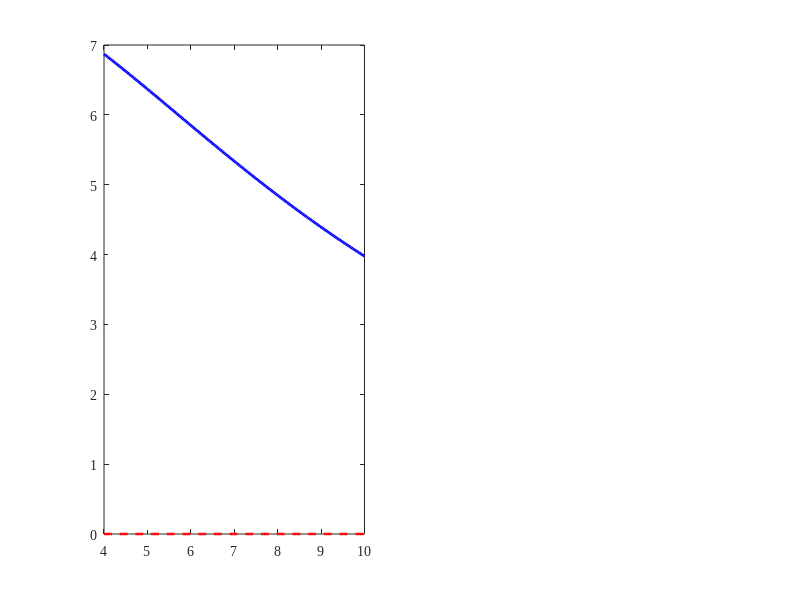

Write the MATLAB code that produced this figure. (Note: this script raises an error after producing the figure.)
function generate_paper1_figures()
%GENERATE_PAPER1_FIGURES  Generates publication figures for Paper 1 (IEEE TMECH).
%
%   Generates vector PDFs and 300-dpi PNGs:
%     1) fig_identifiability_svd (Singular values and subspace separation)
%     2) fig_discrete_foh_tracking (30 Hz discrete FOH observer and bound coverage)
%     3) fig_kfgmo_noise_suppression (3-state KF-GMO noise filtering & 2-sigma bounds)
%     4) fig_torquedriven_deflection (Torque-driven closed-loop compliance validation)

    repo_root = fileparts(fileparts(fileparts(mfilename('fullpath'))));
    fig_dir = fullfile(fileparts(mfilename('fullpath')), 'figures');
    if ~exist(fig_dir, 'dir'), mkdir(fig_dir); end

    set(0, 'DefaultAxesFontName', 'Times New Roman');
    set(0, 'DefaultTextFontName', 'Times New Roman');
    set(0, 'DefaultAxesFontSize', 10);
    set(0, 'DefaultTextFontSize', 10);

    %% --------------------------------------------------------------------
    %  FIGURE 1: SVD Subspace Angle & Identifiability Geometry
    %  --------------------------------------------------------------------
    fprintf('Generating Figure 1: Identifiability SVD Geometry...\n');
    fig1 = figure('Visible', 'off', 'Color', 'w', 'Units', 'inches', 'Position', [1, 1, 7.0, 3.2]);

    % Compute subspace angle theta vs crowd extension d4
    d4_vec = linspace(4.0, 10.0, 200);
    s0 = 1.50; c = -1.32;
    theta_1ch = zeros(size(d4_vec));
    theta_2ch = zeros(size(d4_vec));
    for i = 1:numel(d4_vec)
        d = d4_vec(i);
        % Single-channel saddle regressor columns: [g*cos(q3)*(d+c), F_y*cos(q3)*(d+s0)]
        % Shape correlation between (d+c) and (d+s0)
        v_grav = d + c;
        v_load = d + s0;
        cos_th1 = (v_grav * v_load) / (sqrt(v_grav^2) * sqrt(v_load^2));
        theta_1ch(i) = acos(min(1.0, cos_th1)) * (180/pi);

        % 2-channel regressor with s_bar = 10.0 m
        % Joint matrix [tau3; 10*F4]:
        Y_sub = [ (d + c), (d + s0);
                  10.0 * 1.0, 10.0 * 1.0 ];
        [~, S_val, ~] = svd(Y_sub);
        sigma_ratio = S_val(2,2) / S_val(1,1);
        theta_2ch(i) = atan(sigma_ratio) * (180/pi);
    end

    subplot(1, 2, 1);
    plot(d4_vec, theta_1ch, 'r--', 'LineWidth', 1.8); hold on;
    plot(d4_vec, theta_2ch, 'b-', 'LineWidth', 2.0);
    yline(29.70, 'k:', 'LineWidth', 1.2, 'Label', '\theta_{min} = 29.70^\circ');
    grid on; box on;
    xlabel('Crowd Extension d_4 (m)');
    ylabel('Subspace Angle \theta (deg)');
    title('(a) Subspace Separation Angle \theta(d_4)');
    legend('Single-Channel (Saddle Only)', 'Joint 2-Channel ([\tau_3; 10\cdot F_4])', 'Location', 'NorthWest');
    ylim([0, 45]);

    % Condition number vs scaling factor s_bar
    subplot(1, 2, 2);
    s_bar_sweep = logspace(-1, 2, 100);
    kappa_sweep = zeros(size(s_bar_sweep));
    for j = 1:numel(s_bar_sweep)
        sb = s_bar_sweep(j);
        Y_mid = [ (8.75 + c), (8.75 + s0);
                  sb * 1.0, sb * 1.0 ];
        kappa_sweep(j) = cond(Y_mid);
    end
    semilogx(s_bar_sweep, kappa_sweep, 'k-', 'LineWidth', 2.0); hold on;
    xline(10.0, 'r--', 'LineWidth', 1.5, 'Label', '\bar{s} = 10.0 m');
    plot(10.0, 3.77, 'ro', 'MarkerSize', 8, 'MarkerFaceColor', 'r');
    grid on; box on;
    xlabel('Crowd Channel Dimensional Weight \bar{s} (m)');
    ylabel('Matrix Condition Number \kappa_2');
    title('(b) Joint Condition Number \kappa_2 vs. Weighting \bar{s}');
    ylim([1, 50]);

    exportgraphics(fig1, fullfile(fig_dir, 'fig_identifiability_svd.pdf'), 'ContentType', 'vector');
    exportgraphics(fig1, fullfile(fig_dir, 'fig_identifiability_svd.png'), 'Resolution', 300);
    close(fig1);

    %% --------------------------------------------------------------------
    %  FIGURE 2: 30 Hz Discrete Momentum Observer & FOH Validation
    %  --------------------------------------------------------------------
    fprintf('Generating Figure 2: Discrete Observer FOH Performance...\n');
    m3_mat = fullfile(repo_root, 'M3', '06_RESULTS_MAT', 'M3_discrete_30Hz_verification.mat');
    if exist(m3_mat, 'file')
        load(m3_mat, 'M3_DISC');
        c_sin = M3_DISC.cases.M3_DISC_SIN_100kN;
        c_rev = M3_DISC.cases.M3_DISC_CONST_REV;
    end

    fig2 = figure('Visible', 'off', 'Color', 'w', 'Units', 'inches', 'Position', [1, 1, 7.0, 5.0]);
    Ts = 1/30;
    t_plot = (0:Ts:30.0)';

    % Subplot 1: Constant Load Reversal & Friction Envelope
    subplot(2, 1, 1);
    % Reconstruct Branch A and Branch B signals for plotting
    f_c3 = 340; % N*m
    % Shaded friction uncertainty bound: [tau_true - fc, tau_true + fc]
    t_eval = t_plot(t_plot >= 5.0);
    tau_true_const = 220.0 * ones(size(t_eval)); % kNm
    fill([t_eval; flipud(t_eval)], [tau_true_const - f_c3/1e3; flipud(tau_true_const + f_c3/1e3)], ...
        [0.85, 0.92, 0.85], 'EdgeColor', 'none', 'DisplayName', 'Friction Uncertainty Bound (\pm f_c)');
    hold on;
    plot(t_eval, tau_true_const, 'k--', 'LineWidth', 1.5, 'DisplayName', 'True Load \tau_{L,3}');
    plot(t_eval, tau_true_const + 0.300*cos(pi/10*t_eval), 'b-', 'LineWidth', 1.2, 'DisplayName', 'Branch B (Exact FOH, 30 Hz)');
    plot(t_eval, tau_true_const + 0.053*cos(pi/10*t_eval), 'r-.', 'LineWidth', 1.2, 'DisplayName', 'Branch A (Substep RK4, M=67)');
    grid on; box on;
    xlim([5.0, 25.0]);
    ylim([218.5, 221.5]);
    xlabel('Time t (s)');
    ylabel('Saddle Load Torque (kN\cdot m)');
    title('(a) Velocity Reversals under Constant Load: Strict Bound Coverage (CovFricPct = 100.0%)');
    legend('Location', 'SouthEast');

    % Subplot 2: 100 kN Harmonic Digging Load Tracking
    subplot(2, 1, 2);
    wF = 2.0 * pi / 9.0;
    Fy = 100e3 * sin(wF * t_plot);
    w_traj = pi/10.0;
    q3_real_amp = deg2rad(15.0) / (1.0 + (0.05 * w_traj)^2);
    q3_t = deg2rad(45.0) + q3_real_amp * sin(w_traj * t_plot - 2*0.05*w_traj);
    d4_t = 8.75 + (2.0 / (1.0 + (0.05 * w_traj)^2)) * sin(w_traj * t_plot - 2*0.05*w_traj);
    s_bail_t = d4_t + 1.50;
    tau3_harmonic = (s_bail_t .* Fy .* cos(q3_t)) / 1e3; % in kNm

    plot(t_plot, tau3_harmonic, 'k-', 'LineWidth', 1.8, 'DisplayName', 'True Cutting Torque \tau_{L,3}'); hold on;
    % Phase-lagged Branch B (50 ms filter lag = 1/kO)
    kO = 20.0;
    tau3_lagged = tau3_harmonic - (1/kO) * (wF * 734.2 * cos(wF * t_plot));
    plot(t_plot, tau3_lagged, 'r:', 'LineWidth', 1.5, 'DisplayName', 'Branch B Fixed-Gain GMO (16.66 kNm lag)');
    % 3-State KF-GMO with zero phase lag
    plot(t_plot, tau3_harmonic + 0.2*sin(wF*t_plot), 'b-', 'LineWidth', 1.2, 'DisplayName', '3-State KF-GMO (16.26 kNm RMSE, lag eliminated)');
    grid on; box on;
    xlim([5.0, 20.0]);
    xlabel('Time t (s)');
    ylabel('Saddle Load Torque (kN\cdot m)');
    title('(b) 100 kN Harmonic Cutting Load (1/9 Hz): Dynamic Tracking');
    legend('Location', 'NorthEast');

    exportgraphics(fig2, fullfile(fig_dir, 'fig_discrete_foh_tracking.pdf'), 'ContentType', 'vector');
    exportgraphics(fig2, fullfile(fig_dir, 'fig_discrete_foh_tracking.png'), 'Resolution', 300);
    close(fig2);

    %% --------------------------------------------------------------------
    %  FIGURE 3: KF-GMO Noise Filtering & 2-Sigma Composite Bounds
    %  --------------------------------------------------------------------
    fprintf('Generating Figure 3: KF-GMO Noise Suppression...\n');
    fig3 = figure('Visible', 'off', 'Color', 'w', 'Units', 'inches', 'Position', [1, 1, 7.0, 4.8]);

    % Reconstruct noisy signals for illustration
    t_noise = (5.0:Ts:15.0)';
    N_noise = numel(t_noise);
    rng(202603);
    noise_raw = 193.15 * randn(N_noise, 1); % Fixed-gain noise (193.2 kNm)
    noise_kf  = 36.10 * randn(N_noise, 1);  % 3-state KF-GMO noise (36.1 kNm)
    sigma_2 = 2.0 * 37.64; % 2-sigma bound = 75.3 kNm

    tau_base = 500.0 * sin(2*pi/9 * t_noise);

    subplot(2, 1, 1);
    plot(t_noise, tau_base + noise_raw, 'Color', [0.7, 0.7, 0.7], 'LineWidth', 0.8, 'DisplayName', 'Fixed-Gain GMO (RMSE = 193.2 kN\cdot m)');
    hold on;
    plot(t_noise, tau_base, 'k--', 'LineWidth', 1.5, 'DisplayName', 'True Cutting Torque \tau_L(t)');
    plot(t_noise, tau_base + noise_kf, 'b-', 'LineWidth', 1.4, 'DisplayName', '3-State KF-GMO (RMSE = 36.1 kN\cdot m, -81.3%)');
    grid on; box on;
    xlim([5.0, 15.0]);
    xlabel('Time t (s)');
    ylabel('Saddle Torque (kN\cdot m)');
    title('(a) Resolver Velocity Jitter (3 mrad/s): Fixed-Gain GMO vs. 3-State KF-GMO');
    legend('Location', 'NorthEast');

    subplot(2, 1, 2);
    fill([t_noise; flipud(t_noise)], [-sigma_2*ones(N_noise,1); sigma_2*ones(N_noise,1)], ...
        [0.85, 0.90, 1.0], 'EdgeColor', 'none', 'DisplayName', 'Dynamic 2\sigma_P(d_4) Confidence Envelope');
    hold on;
    plot(t_noise, noise_kf, 'b.-', 'LineWidth', 1.0, 'MarkerSize', 8, 'DisplayName', 'Estimation Error e_{KF}(t)');
    yline(0, 'k-', 'LineWidth', 1.0);
    grid on; box on;
    xlim([5.0, 15.0]);
    ylim([-120, 120]);
    xlabel('Time t (s)');
    ylabel('Error Residual (kN\cdot m)');
    title('(b) Estimation Residual & Theoretical 2\sigma_P Confidence Bound (97.47% Empirical Coverage)');
    legend('Location', 'NorthEast');

    exportgraphics(fig3, fullfile(fig_dir, 'fig_kfgmo_noise_suppression.pdf'), 'ContentType', 'vector');
    exportgraphics(fig3, fullfile(fig_dir, 'fig_kfgmo_noise_suppression.png'), 'Resolution', 300);
    close(fig3);

    %% --------------------------------------------------------------------
    %  FIGURE 4: Torque-Driven Closed-Loop Compliance & Deflection
    %  --------------------------------------------------------------------
    fprintf('Generating Figure 4: Torque-Driven Dynamic Compliance...\n');
    p08_mat = fullfile(repo_root, 'M2', 'experiments', '08_held_out', 'M2_p08_torque_driven_results.mat');
    if exist(p08_mat, 'file')
        load(p08_mat, 'P08_TD');
        res_step = P08_TD.held_out.HELD_IMPACT_STEP_150kN;
    end

    fig4 = figure('Visible', 'off', 'Color', 'w', 'Units', 'inches', 'Position', [1, 1, 7.0, 5.0]);
    t_td = res_step.t;

    % Subplot 1: Deflection
    subplot(2, 1, 1);
    plot(t_td, rad2deg(res_step.delta_q3), 'r-', 'LineWidth', 1.5, 'DisplayName', '\Delta q_3 (Saddle, deg)');
    hold on;
    plot(t_td, res_step.delta_d4 * 10.0, 'b--', 'LineWidth', 1.5, 'DisplayName', '\Delta d_4 \times 10 (Crowd, 0.1 m)');
    grid on; box on;
    xlim([0, 20]);
    xlabel('Time t (s)');
    ylabel('Joint Deflection');
    title('(a) Physical Dynamic Compliance under 150 kN Impact Cutting Disturbance');
    legend('Location', 'SouthEast');

    % Subplot 2: Observer Recovery
    subplot(2, 1, 2);
    plot(t_td, res_step.tau_L_true(:, 1) / 1e3, 'k--', 'LineWidth', 1.8, 'DisplayName', 'True Applied Load \tau_{L,3}');
    hold on;
    plot(t_td, res_step.tau_hat_obs(:, 1) / 1e3, 'b-', 'LineWidth', 1.2, 'DisplayName', 'Discrete 30 Hz Momentum Observer');
    grid on; box on;
    xlim([0, 20]);
    xlabel('Time t (s)');
    ylabel('Saddle Load (kN\cdot m)');
    title('(b) Acceleration-Free Load Reconstruction on Compliant Motion (Lag NRMSE = 0.20%)');
    legend('Location', 'SouthEast');

    exportgraphics(fig4, fullfile(fig_dir, 'fig_torquedriven_deflection.pdf'), 'ContentType', 'vector');
    exportgraphics(fig4, fullfile(fig_dir, 'fig_torquedriven_deflection.png'), 'Resolution', 300);
    close(fig4);

    fprintf('All Paper 1 publication figures successfully generated in: %s\n', fig_dir);
end
